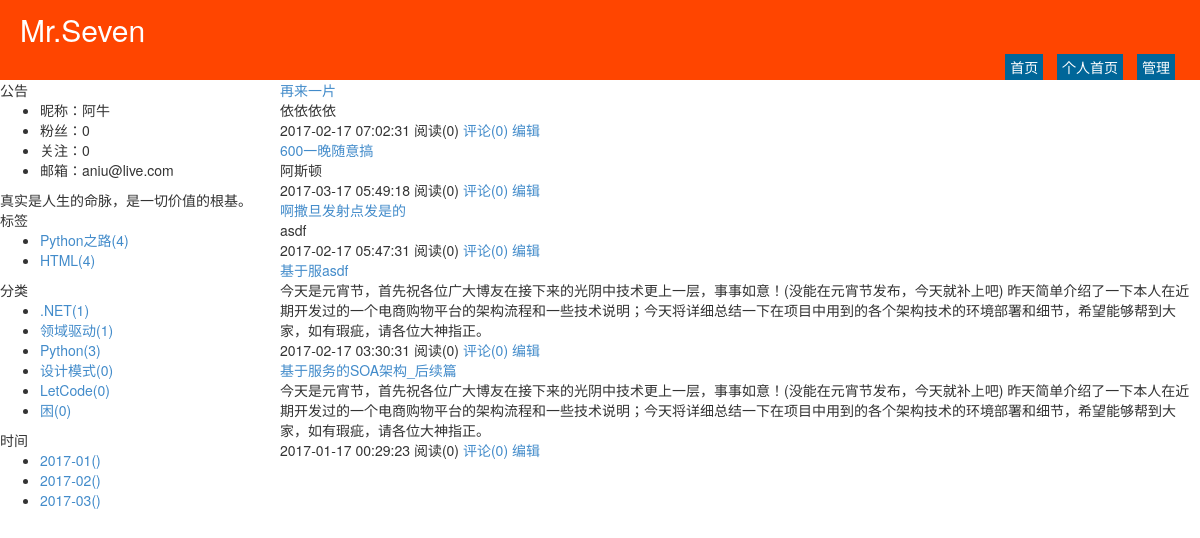
The page /wupeiqi.html on the database its author committed.
### repository/models.py (models this page shows, shortened)
class Blog(models.Model):
    nid = models.BigAutoField(primary_key=True)
    title = models.CharField(verbose_name='个人博客标题', max_length=64)
    site = models.CharField(verbose_name='个人博客前缀', max_length=32, unique=True)
    theme = models.CharField(verbose_name='博客主题', max_length=32)
    user = models.OneToOneField(to='UserInfo', to_field='nid')

class UserInfo(models.Model):
    nid = models.BigAutoField(primary_key=True)
    username = models.CharField(verbose_name='用户名', max_length=32, unique=True)
    password = models.CharField(verbose_name='密码', max_length=64)
    nickname = models.CharField(verbose_name='昵称', max_length=32)
    email = models.EmailField(verbose_name='邮箱', unique=True)
    avatar = models.ImageField(verbose_name='头像')
    create_time = models.DateTimeField(verbose_name='创建时间', auto_now_add=True)
    fans = models.ManyToManyField(verbose_name='粉丝们',
                                  to='UserInfo',
                                  through='UserFans',
                                  related_name='f',
                                  through_fields=('user', 'follower'))

class Tag(models.Model):
    nid = models.AutoField(primary_key=True)
    title = models.CharField(verbose_name='标签名称', max_length=32)
    blog = models.ForeignKey(verbose_name='所属博客', to='Blog', to_field='nid')

class Category(models.Model):
    nid = models.AutoField(primary_key=True)
    title = models.CharField(verbose_name='分类标题', max_length=32)
    blog = models.ForeignKey(verbose_name='所属博客', to='Blog', to_field='nid')

class Article(models.Model):
    nid = models.BigAutoField(primary_key=True)
    title = models.CharField(verbose_name='文章标题', max_length=128)
    summary = models.CharField(verbose_name='文章简介', max_length=255)
    read_count = models.IntegerField(default=0)
    comment_count = models.IntegerField(default=0)
    up_count = models.IntegerField(default=0)
    down_count = models.IntegerField(default=0)
    create_time = models.DateTimeField(verbose_name='创建时间', auto_now_add=True)
    blog = models.ForeignKey(verbose_name='所属博客', to='Blog', to_field='nid')
    category = models.ForeignKey(verbose_name='文章类型', to='Category', to_field='nid', null=True)
    type_choices = [
        (1, "Python"),
        (2, "Linux"),
        (3, "OpenStack"),
        (4, "GoLang"),
    ]
    article_type_id = models.IntegerField(choices=type_choices, default=None)
    tags = models.ManyToManyField(
        to="Tag",
        through='Article2Tag',
        through_fields=('article', 'tag'),
    )

### web/views/home.py (the view)
# urls.py: url(r'^all/(?P<article_type_id>\d+).html$', home.index, name='index'),
def home(request, site):
    blog = models.Blog.objects.filter(site=site).select_related('user').first()
    if not blog:
        return redirect('/')
    tag_list = models.Tag.objects.filter(blog=blog)
    category_list = models.Category.objects.filter(blog=blog)
    date_list = models.Article.objects.raw(
        'select nid, count(nid) as nm,strftime("%Y-%m",create_time) as ctime from repository_article group by strftime("%Y-%m",create_time)')
    article_list = models.Article.objects.filter(blog=blog).order_by('-nid').all()
    return render(
        request,
        'home.html',
        {
            'blog': blog,
            'tag_list': tag_list,
            'category_list': category_list,
            'date_list': date_list,
            'article_list': article_list
        }
    )

### templates/home.html (shortened to what this page needs)
{% extends 'home_layout.html' %}
{% block content %}
    <div class="summary-list">
        {% for row in article_list %}
            <div class="summary-item">
                <div class="summary-title">
                    <a href="/{{ blog.site }}/{{ row.nid }}.html">{{ row.title }}</a>
                </div>
                <div class="summary-content">
                    {{ row.summary }}
                </div>
                <div class="summary-footer">
                    <span>{{ row.create_time|date:"Y-m-d H:i:s" }}</span>
                    <span>阅读({{ row.read_count }})</span>
                    <a>评论({{ row.comment_count }})</a>
                    <a href="/backend/edit-article-{{ row.nid }}.html">编辑</a>
                </div>
            </div>
        {% endfor %}
    </div>
{% endblock %}

### templates/home_layout.html (shortened to what this page needs)
<!DOCTYPE html>
<html>
<head lang="en">
    <link rel="stylesheet" href="/static/plugins/bootstrap/css/bootstrap.css"/>
    <link rel="stylesheet" href="/static/plugins/font-awesome/css/font-awesome.css"/>
    <link rel="stylesheet" href="/static/css/edmure.css"/>
    <link rel="stylesheet" href="/static/css/commons.css"/>
    <link rel="stylesheet" href="/static/css/row-avatar.css"/>
    <link rel="stylesheet" href="/static/css/theme/{{ blog.theme }}.css"/>
</head>
<body>
<div class="pg-header">
    <div class="title">{{ blog.title }}</div>
    <div class="menu-list">
        <a class="menu-item" href="/">首页</a>
        <a class="menu-item" href="/{{ blog.site }}.html">个人首页</a>
        <a class="menu-item" href="/backend/index.html">管理</a>
    </div>
</div>
<div class="pg-body">
    <div class="body-menu">
        <div class="notice">
            <div class="notice-header">公告</div>
            <div class="notice-body">
                <ul>
                    <li>昵称：{{ blog.user.nickname }}</li>
                    <li>粉丝：{{ blog.user.fans.count }}</li>
                    <li>关注：{{ blog.user.f.count }}</li>
                    <li>邮箱：{{ blog.user.email }}</li>
                </ul>
                <div class="memo">
                    真实是人生的命脉，是一切价值的根基。
                </div>
            </div>
        </div>
        <div class="tags">
            <div class="tags-header">标签</div>
            <div class="tags-body">
                <ul>
                    {% for tag in tag_list %}
                        <li><a href="/{{ blog.site }}/tag/{{ tag.nid }}.html">{{ tag.title }}({{ tag.article_set.count }})</a></li>
                    {% endfor %}
                </ul>
            </div>
        </div>
        <div class="types">
            <div class="types-header">分类</div>
            <div class="types-body">
                <ul>
                    {% for tag in category_list %}
                        <li><a href="/{{ blog.site }}/category/{{ tag.nid }}.html">{{ tag.title }}({{ tag.article_set.count }})</a></li>
                    {% endfor %}
                </ul>
            </div>
        </div>
        <div class="dates">
            <div class="dates-header">时间</div>
            <div class="dates-body">
                <ul>
                    {% for tag in date_list %}
                        <li><a href="/{{ blog.site }}/date/{{ tag.ctime }}.html">{{ tag.ctime}}({{ tag.num}})</a></li>
                    {% endfor %}
                </ul>
            </div>
        </div>
    </div>
    <div class="body-content">
        {% block content %}{% endblock %}
    </div>
</div>
</body>
</html>

### static/css/theme/warm.css (style rules this page uses)
.pg-header { height: 80px; background-color: #ff4500; position: relative; color: #ffffff; }
.pg-header .title { font-size: 30px; line-height: 60px; margin-left: 20px; }
.pg-header .menu-list { position: absolute; bottom: 0; right: 20px; }
.pg-header .menu-list a { color: #ffffff; display: inline-block; padding: 3px 5px; margin: 0 5px; background-color: #006699; }
.pg-body { min-width: 980px; position: relative; }
.pg-body .body-menu { position: absolute; left: 0; width: 280px; }
.pg-body .body-content { position: absolute; right: 0; left: 280px; overflow: scroll; }

### rows shown on the page
Blog: title "Mr.Seven", user.nickname "阿牛", user.fans.count "0", user.f.count "0", user.email "aniu@live.com"
Tag: title "Python之路", article_set.count "4"
Tag: title "HTML", article_set.count "4"
Category: title ".NET", article_set.count "1"
Category: title "领域驱动", article_set.count "1"
Category: title "Python", article_set.count "3"
Category: title "设计模式", article_set.count "0"
Category: title "LetCode", article_set.count "0"
Category: title "困", article_set.count "0"
Article: ctime "2017-01", title "基于服务的SOA架构_后续篇", summary "今天是元宵节，首先祝各位广大博友在接下来的光阴中技术更上一层，事事如意！(没能在元宵节发布，今天就补上吧) 昨天简单介绍了一下本人在近期开发过的一个电商购物平台的架构流程和一些技术说明；今天将详细总结一下在项目中用到的各个架构技术的环境部署和细节，希望能够帮到大家，如有瑕疵，请各位大神指正。", create_time "2017-01-17 00:29:23", read_count "0", comment_count "0"
Article: ctime "2017-02", title "基于服asdf", summary "今天是元宵节，首先祝各位广大博友在接下来的光阴中技术更上一层，事事如意！(没能在元宵节发布，今天就补上吧) 昨天简单介绍了一下本人在近期开发过的一个电商购物平台的架构流程和一些技术说明；今天将详细总结一下在项目中用到的各个架构技术的环境部署和细节，希望能够帮到大家，如有瑕疵，请各位大神指正。", create_time "2017-02-17 03:30:31", read_count "0", comment_count "0"
Article: ctime "2017-03", title "600一晚随意搞", summary "阿斯顿", create_time "2017-03-17 05:49:18", read_count "0", comment_count "0"
Article: title "再来一片", summary "依依依依", create_time "2017-02-17 07:02:31", read_count "0", comment_count "0"
Article: title "啊撒旦发射点发是的", summary "asdf", create_time "2017-02-17 05:47:31", read_count "0", comment_count "0"
